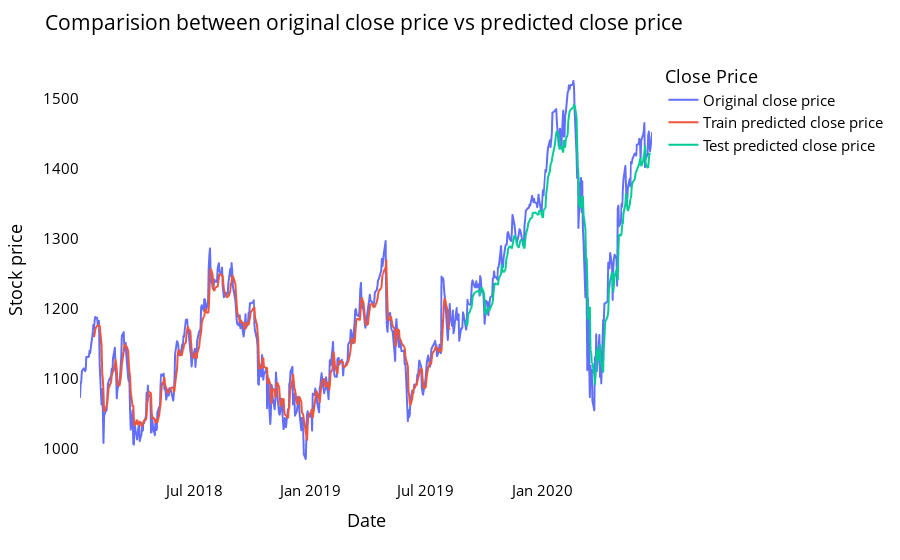

Source (notebook cell):
### Code cell
look_back=time_step
trainPredictPlot = np.empty_like(closedf)
trainPredictPlot[:, :] = np.nan
trainPredictPlot[look_back:len(train_predict)+look_back, :] = train_predict
print("Train predicted data: ", trainPredictPlot.shape)

# shift test predictions for plotting
testPredictPlot = np.empty_like(closedf)
testPredictPlot[:, :] = np.nan
testPredictPlot[len(train_predict)+(look_back*2)+1:len(closedf)-1, :] = test_predict
print("Test predicted data: ", testPredictPlot.shape)

names = cycle(['Original close price','Train predicted close price','Test predicted close price'])

plotdf = pd.DataFrame({'date': close_stock['date'],
                       'original_close': close_stock['close'],
                      'train_predicted_close': trainPredictPlot.reshape(1,-1)[0].tolist(),
                      'test_predicted_close': testPredictPlot.reshape(1,-1)[0].tolist()})

fig = px.line(plotdf,x=plotdf['date'], y=[plotdf['original_close'],plotdf['train_predicted_close'],
                                          plotdf['test_predicted_close']],
              labels={'value':'Stock price','date': 'Date'})
fig.update_layout(title_text='Comparision between original close price vs predicted close price',
                  plot_bgcolor='white', font_size=15, font_color='black',legend_title_text='Close Price')
fig.for_each_trace(lambda t:  t.update(name = next(names)))

fig.update_xaxes(showgrid=False)
fig.update_yaxes(showgrid=False)
fig.show()

### Figure 1 — Plotly figure (JSON) as saved in the notebook; plotly's stock layout.template omitted (floating-point values rounded to 4 significant figures; data arrays with more than 128 entries replaced by an {"elided": "..."} marker saying what was removed)
{"data": [{"hovertemplate": "variable=original_close<br>Date=%{x}<br>Stock price=%{y}<extra></extra>", "legendgroup": "original_close", "line": {"color": "#636efa", "dash": "solid"}, "mode": "lines", "name": "Original close price", "showlegend": true, "type": "scattergl", "x": {"elided": "622 str values"}, "xaxis": "x", "y": {"elided": "622 float values"}, "yaxis": "y"}, {"hovertemplate": "variable=train_predicted_close<br>Date=%{x}<br>Stock price=%{y}<extra></extra>", "legendgroup": "train_predicted_close", "line": {"color": "#EF553B", "dash": "solid"}, "mode": "lines", "name": "Train predicted close price", "showlegend": true, "type": "scattergl", "x": {"elided": "622 str values"}, "xaxis": "x", "y": {"elided": "622 float values"}, "yaxis": "y"}, {"hovertemplate": "variable=test_predicted_close<br>Date=%{x}<br>Stock price=%{y}<extra></extra>", "legendgroup": "test_predicted_close", "line": {"color": "#00cc96", "dash": "solid"}, "mode": "lines", "name": "Test predicted close price", "showlegend": true, "type": "scattergl", "x": {"elided": "622 str values"}, "xaxis": "x", "y": {"elided": "622 float values"}, "yaxis": "y"}], "layout": {"font": {"color": "black", "size": 15}, "legend": {"title": {"text": "Close Price"}, "tracegroupgap": 0}, "margin": {"t": 60}, "plot_bgcolor": "white", "title": {"text": "Comparision between original close price vs predicted close price"}, "xaxis": {"anchor": "y", "domain": [0, 1], "showgrid": false, "title": {"text": "Date"}}, "yaxis": {"anchor": "x", "domain": [0, 1], "showgrid": false, "title": {"text": "Stock price"}}}}
